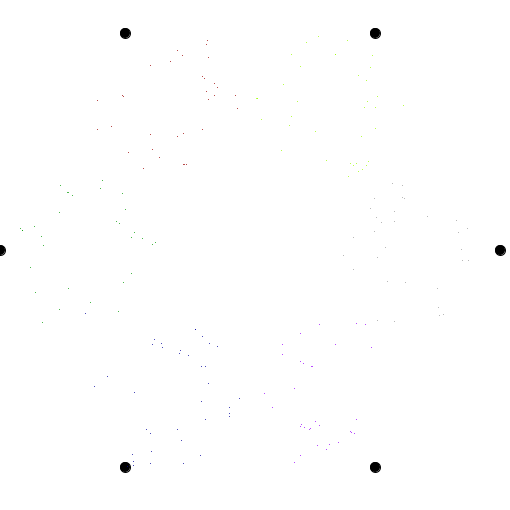
Frame 1 (no input)
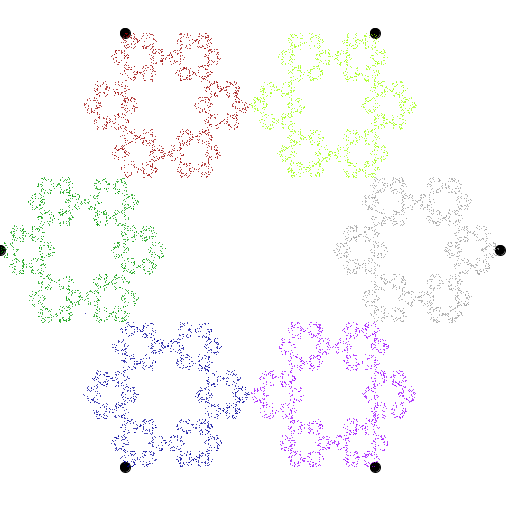
Frame 60 (the mouse pressed at the canvas centre just before this capture)
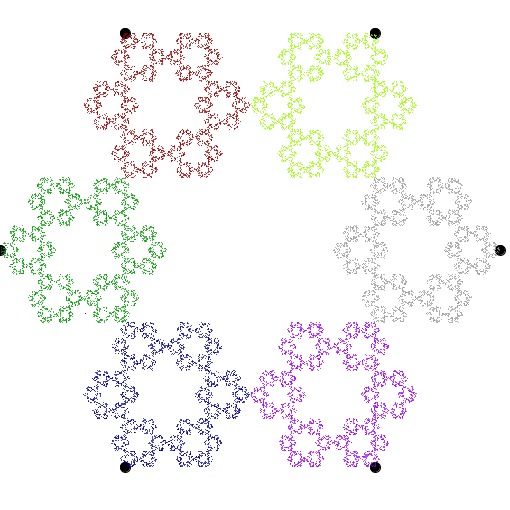
Frame 120 (the mouse held since frame 60 and released just before this capture)

The Processing sketch that drew these frames (run headless with seeded random() and noise(); from frame 60 on, the mouse is pressed at the canvas centre):

// Processing sketch: processing_134165
// ── processing_134165.pde

class ppoint
{
  int xpos, ypos;
  
  ppoint(int x, int y)
  {
    xpos = x;
    ypos = y;
  }
}

int rx;
int ry;
int count;
int previouppoint;
float multi;
ppoint pp0;
ppoint pp1;
ppoint pp2;
ppoint pp3;
ppoint pp4;
ppoint pp5;

void setup() 
{
  size(510, 510);
  frameRate(30);
  multi = 0.5;

  noStroke();
  randomsetup();
  
}
void randomsetup()
{
  background(255);
  stroke(0);
  fill(0);
  rx = 5;
  ry = 5;
  previouppoint = 0;
  count = 0;
  //Got the coordinates from this website: http://www.mathopenref.com/coordpolycalc.html
  pp0 = new ppoint(375,33);
  pp1 = new ppoint(125,33);
  pp2 = new ppoint(0,250);
  pp3 = new ppoint(125,467);
  pp4 = new ppoint(375,467);
  pp5 = new ppoint(500,250);
  
  ellipse(pp0.xpos,pp0.ypos,10,10);
  ellipse(pp1.xpos,pp1.ypos,10,10);
  ellipse(pp2.xpos,pp2.ypos,10,10);
  ellipse(pp3.xpos,pp3.ypos,10,10);
  ellipse(pp4.xpos,pp4.ypos,10,10);
  ellipse(pp5.xpos,pp5.ypos,10,10);
}


void draw() 
{  
  //the count and while loop ppeed up the drawing. After 500 points are created, then they are drawn.
  int count = 0;
  
  while (count < 200)
  {
    int rpoint = int(random(6));
    if (rpoint == 0)// && previouppoint != 2)
    {
      // pentagon point 0
      rx = waverage(rx,pp0.xpos,multi);
      ry = waverage(ry,pp0.ypos,multi);
      stroke(155,255,0);
      fill(155,255,0);
      previouppoint = 0;
    }
    else if (rpoint == 1)// && previouppoint != 2)
    {
      // pentagon point 1
      rx = waverage(rx,pp1.xpos,multi);
      ry = waverage(ry,pp1.ypos,multi);
      stroke(155,0,0);
      fill(155,0,0);
      previouppoint = 0;
    }
    else if (rpoint == 2)// && previouppoint != 3)
    {
      // pentagon point 2
      rx = waverage(rx,pp2.xpos,multi);
      ry = waverage(ry,pp2.ypos,multi);
      stroke(0,155,0);
      fill(0,155,0);
      previouppoint = 1;
    }
    else if (rpoint == 3)// && previouppoint != 4)
    {
      // pentagon point 3
      rx = waverage(rx,pp3.xpos,multi);
      ry = waverage(ry,pp3.ypos,multi);
      stroke(0,0,155);
      fill(0,0,155);
      previouppoint = 2;
    }
    else if (rpoint == 4)// && previouppoint != 0)
    {
      // pentagon point 4
      rx = waverage(rx,pp4.xpos,multi);
      ry = waverage(ry,pp4.ypos,multi);
      stroke(155,0,255);
      fill(155,0,255);
      previouppoint = 3;
    }
    else if (rpoint == 5)// && previouppoint != 1)
    {
      // pentagon point 5
      rx = waverage(rx,pp5.xpos,multi);
      ry = waverage(ry,pp5.ypos,multi);
      stroke(155);
      fill(155);
      previouppoint = 4;
    }
    point(rx,ry);
    count++;
  }
  
}

int waverage(float a, float b, float multiplier)
{
  return int((a*multiplier + b)/(multiplier + 1));
}

void mousePressed()
{
  if (mouseButton == LEFT)
  {
    multi -= 0.1;
  }
  else if (mouseButton == RIGHT)
  {
    multi += 0.1;
  }  
  println(multi);
  randomsetup();
}

void keyPressed()
{
  randomsetup();
}
  
